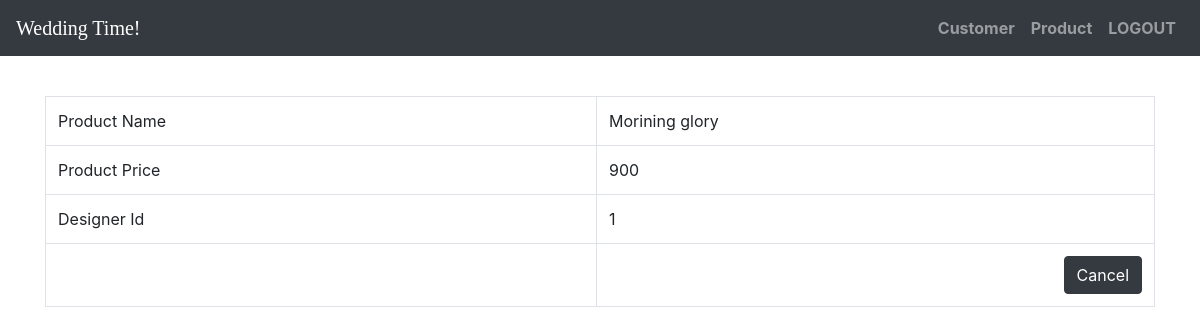
Screenshot of /product/read/4.html with the database file from the repository.
### tables this page shows
CREATE TABLE `product` (
  `proId` int(128) NOT NULL,
  `proName` varchar(200) NOT NULL,
  `proPrice` int(11) NOT NULL,
  `desId` int(128) NOT NULL
);

### application/controllers/Product.php (called while the page is built, shortened)
<?php
class Product extends CI_Controller
{
    function __construct()
    {
        $this->load->model('Product_model');
        $this->load->library('form_validation');
    }
    public function read($id)
    {
        $row = $this->Product_model->get_by_id($id);
        if ($row) {
            $data = array(
                'proId' => $row->proId,
                'proName' => $row->proName,
                'proPrice' => $row->proPrice,
                'desId' => $row->desId,
            );
            $this->load->view('product/product_read', $data);
        } else {
            $this->session->set_flashdata('message', 'Record Not Found');
            redirect(site_url('product'));
        }
    }
}

### index.php (called while the page is built, shortened)
<?php
require_once BASEPATH.'core/CodeIgniter.php';

### application/models/Product_model.php (called while the page is built, shortened)
<?php
class Product_model extends CI_Model
{
    public $table = 'product';
    public $id = 'proId';
    function get_by_id($id)
    {
        $this->db->where($this->id, $id);
        return $this->db->get($this->table)->row();
    }
}

### application/views/product/product_read.php (the view, shortened to what this page needs)
<!DOCTYPE html>
<html lang="en">
<head>
    <link rel="stylesheet" href="https://stackpath.bootstrapcdn.com/bootstrap/4.3.1/css/bootstrap.min.css">
    <link rel="stylesheet" href="path/to/font-awesome/css/font-awesome.min.css">
    <link rel="stylesheet" href="https://use.fontawesome.com/releases/v5.8.1/css/all.css">
</head>
<body>
    <nav class="navbar navbar-expand-lg navbar-dark bg-dark fixed-top">
        <a class="navbar-brand" href="<?= base_url('staffdash'); ?>"><span style="color:white;font-family: cursive;">Wedding Time!</span></a>
        <div class="collapse navbar-collapse" id="navbarResponsive">
            <ul class="navbar-nav ml-auto">
                <li class="nav-item">
                    <a class="nav-link" href="<?= base_url('customer'); ?>">Customer</a>
                </li>
                <li class="nav-item">
                    <a class="nav-link" href="<?= base_url('product'); ?>">Product</a>
                </li>
                <li class="nav-item">
                    <a class="nav-link" href="<?= base_url('login/logout'); ?>">LOGOUT</a>
                </li>
            </ul>
        </div>
    </nav>
    <br><br><br><br>
    <div class="container">
        <table class="table table-bordered" style="margin-bottom: 10px"">
            <tr>
                <td>Product Name</td>
                <td><?php echo $proName; ?></td>
            </tr>
            <tr>
                <td>Product Price</td>
                <td><?php echo $proPrice; ?></td>
            </tr>
            <tr>
                <td>Designer Id</td>
                <td><?php echo $desId; ?></td>
            </tr>
            <tr>
                <td></td>
                <td style=" text-align:right"><a href=" <?php echo site_url('product') ?>" class="btn btn-dark">Cancel</a></td>
            </tr>
        </table>
    </div>
</body>
</html>

### application/views/product/product_read.php (style rules this page uses)
body { background-repeat: no-repeat; background-attachment: fixed; background-position: center; }
ul li { list-style: none; }
ul li a { color: black; font-weight: bold; }

### rows the page displays
product: proName "Morining glory", proPrice "900", desId "1"
